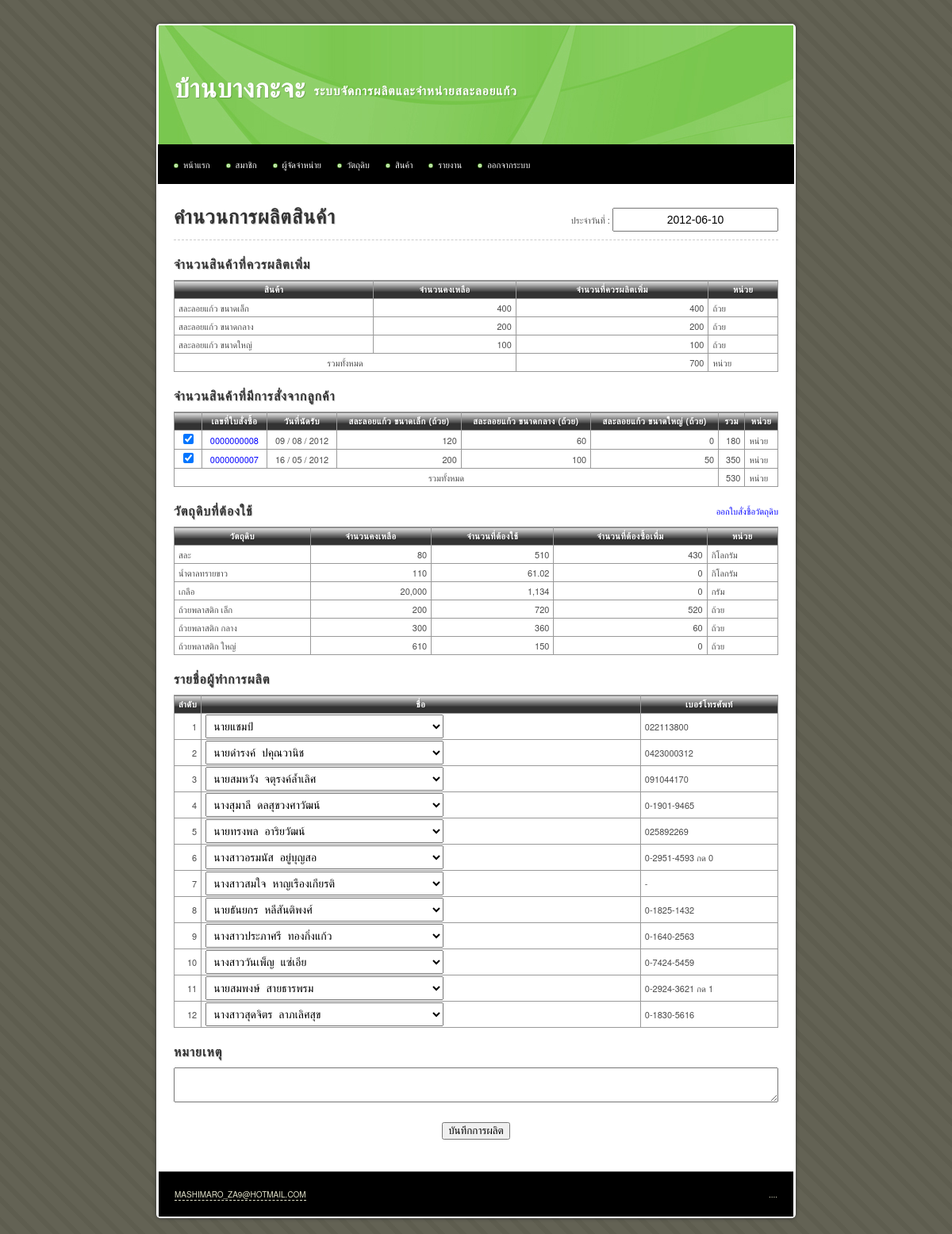
/main/production.php (signed in), run on the app's committed database.
### tables this page shows
CREATE TABLE IF NOT EXISTS `product` (
  `id` int(10) unsigned NOT NULL AUTO_INCREMENT,
  `name` varchar(255) NOT NULL,
  `description` text,
  `weight` int(10) NOT NULL,
  `unit` varchar(255) NOT NULL,
  `image` varchar(255) DEFAULT NULL,
  `manufacture_min` int(10) unsigned NOT NULL,
  `manufacture_max` int(10) unsigned NOT NULL,
  `stock_max` int(10) unsigned NOT NULL,
  `labour_min` int(10) unsigned NOT NULL,
  `order_min` int(10) unsigned NOT NULL,
  `unit_per_labour` int(10) unsigned NOT NULL,
  `total` int(10) unsigned NOT NULL DEFAULT '0',
  `price_retail` int(10) unsigned NOT NULL,
  `price_wholesale` int(10) unsigned NOT NULL,
  `date_create` datetime NOT NULL,
  `date_update` timestamp NOT NULL DEFAULT CURRENT_TIMESTAMP ON UPDATE CURRENT_TIMESTAMP,
  PRIMARY KEY (`id`)
);

CREATE TABLE IF NOT EXISTS `product_order` (
  `id` int(10) unsigned NOT NULL AUTO_INCREMENT,
  `orderer` varchar(255) NOT NULL,
  `tel` varchar(255) NOT NULL,
  `description` text,
  `is_receive` tinyint(1) unsigned NOT NULL DEFAULT '0' COMMENT '0 = ยังไม่ได้รับ, 1 = รับแล้ว',
  `is_produced` tinyint(1) unsigned NOT NULL DEFAULT '0' COMMENT '0 = ยังไม่ได้ผลิต, 1 = ผลิตแล้ว',
  `date_receive` date NOT NULL,
  `date_create` date NOT NULL,
  `date_update` timestamp NOT NULL DEFAULT CURRENT_TIMESTAMP ON UPDATE CURRENT_TIMESTAMP,
  PRIMARY KEY (`id`)
);

CREATE TABLE IF NOT EXISTS `member` (
  `id` int(10) unsigned NOT NULL AUTO_INCREMENT,
  `name` varchar(255) NOT NULL,
  `nickname` varchar(255) NOT NULL,
  `address` text,
  `tel` varchar(255) DEFAULT NULL,
  `image` varchar(255) DEFAULT NULL,
  `date_create` datetime DEFAULT NULL,
  `date_update` timestamp NOT NULL DEFAULT CURRENT_TIMESTAMP ON UPDATE CURRENT_TIMESTAMP,
  PRIMARY KEY (`id`)
);

### iic_tools/helpers/iic_utilities_helper.php (called while the page is built, shortened)
<?php
function change_date_format($date, $old_separator = "-", $old_format = 'y-m-d', $new_separator = " / ", $new_format = "d-m-y")
{
	@list($_old_format_path1, $_old_format_path2, $_old_format_path3) = explode('-', $old_format);
	@list($_date_path[$_old_format_path1], $_date_path[$_old_format_path2], $_date_path[$_old_format_path3]) = explode($old_separator, $date);
	@list($_new_format_path1, $_new_format_path2, $_new_format_path3) = explode('-', $new_format);
	$_new_date = $_date_path[$_new_format_path1].$new_separator.$_date_path[$_new_format_path2].$new_separator.$_date_path[$_new_format_path3];
	return $_new_date;
}
function zero_fill($length, $data)
{
	while(strlen($data) < $length)
	{
		$data = '0'.$data;
	}
	return $data;
}
function remove_comma($number, $decimal = 0)
{
	$_int		= 0;
	$_decimal	= '';
	if(count(explode (".", $number)) > 1)
	{
		list($_int, $_decimal) = explode (".", $number);
	}
	else
	{
		$_int = ($number == '') ? 0 : $number;
	}
	$_int = explode (',', $_int);
	$_int = implode ($_int);
	$_new_number = $_int.$_decimal;
	return $_new_number;
}
function add_comma($number, $decimal = 0)
{
	$_sign		= '';
	$_int		= 0;
	$_decimal	= '';
	if(count(explode (".", $number)) > 1)
	{
		list($_int, $_decimal) = explode (".", $number);
	}
	else
	{
		$_int = ($number == '') ? 0 : $number;
	}
	$_int = remove_comma($_int);
	if(($_decimal == '' && $decimal > 0) || ($_decimal != ''))
	{
		while(strlen ($_decimal) < 2)
		{
			$_decimal = '0'.$_decimal;
		}
		$_decimal = '.'.$_decimal;
	}
	else if(strlen($_decimal) > 0)
	{
		$_decimal = '.'.$_decimal;
	}
	if($_int < 0)
	{
		$_sign = '-';
		$_int = str_replace('-', '', $_int);
	}
	else
	{
		$_sign = '';
	}
	$_total_loop = (strlen($_int) > 3) ? floor(strlen($_int) / 3) : 0;
	for($_loop = $_total_loop; $_loop > 0; $_loop--)
	{
		$_length = (3 * $_loop) * -1;
		$_int = substr_replace($_int, ',', $_length, 0 );
	}
	$_new_number = $_sign.$_int.$_decimal;
	return $_new_number;
}

### main/production.php (the view, shortened to what this page needs)
<?php
require('../include/connect.php');
?>
<!DOCTYPE html PUBLIC "-//W3C//DTD XHTML 1.0 Transitional//EN" "http://www.w3.org/TR/xhtml1/DTD/xhtml1-transitional.dtd">
<html xmlns="http://www.w3.org/1999/xhtml">
<head>
<?php include ("inc.css.php") ?>
</head>
<body>
<div id="container">
	<?php include ("inc.header.php") ?>
	<div id="content">
        <form method="post" action="production_log_create.php">
        <p class="float_r" style="margin-bottom: 0">ประจำวันที่ : <input type="text" id="production_date" name="production_date" value="<?php echo date('Y-m-d') ?>" size="8" class="center" style="max-width:195px;min-width: 195px;width:195px;" /></p>
		<h1>คำนวนการผลิตสินค้า</h1>
		<hr />
		<div id="product_stock">
			<h3>จำนวนสินค้าที่ควรผลิตเพิ่ม</h3>
			<table>
                <thead>
    				<tr>
    					<th scope="col">สินค้า</th>
    					<th scope="col">จำนวนคงเหลือ</th>
    					<th scope="col">จำนวนที่ควรผลิตเพิ่ม</th>
                        <th scope="col">หน่วย</th>
    				</tr>
                </thead>
                <tbody>
    				<?php
    				$total_produced_qty = array();
    				$total_produced_weight = array();
					$total_restock = 0;
    				$sql = 'SELECT * FROM product';
    				$query = mysql_query($sql) or die(mysql_error());
    				while($data = mysql_fetch_array($query)):
						$sql = 'SELECT SUM(quantity) AS total
								FROM product_stock
								WHERE id_product = '.$data['id'];
						$result = mysql_query($sql) or die(mysql_error());
						$product_stock_data = mysql_fetch_assoc($result);
						$product_stock_qty = $product_stock_data['total'];
                        $restock_qty = $data['stock_max'] - $data['total'];
						$total_restock += $restock_qty;
						$total_produced_qty[$data['id']] = $restock_qty;
						$total_produced_weight[$data['id']] = $restock_qty * $data['weight'];
    				?>
    				<tr>
    					<td><?php echo $data['name'] ?></td>
    					<td class="right"><?php echo add_comma($product_stock_qty) ?></td>
    					<td class="right"><?php echo add_comma($restock_qty) ?></td>
    					<td><?php echo $data['unit'] ?></td>
    				</tr>
    				<?php endwhile ?>
				</tbody>
                <tfoot>
                    <tr>
                        <td class="center" colspan="2">รวมทั้งหมด</td>
                        <td class="right"><?php echo add_comma($total_restock) ?></td>
                        <td>หน่วย</td>
                    </tr>
                </tfoot>
			</table>
			<h3>จำนวนสินค้าที่มีการสั่งจากลูกค้า</h3>
			<table>
                <thead>
    				<tr>
    					<th scope="col"></th>
    					<th scope="col">เลขที่ใบสั่งซื้อ</th>
    					<th scope="col">วันที่นัดรับ</th>
    					<?php
    					$query = 'SELECT name, unit FROM product';
    					$result = mysql_query($query) or die(mysql_error());
						while($product = mysql_fetch_assoc($result)):
						?>
    					<th scope="col"><?php echo $product['name'] ?> (<?php echo $product['unit'] ?>)</th>
    					<?php endwhile  ?>
    					<th scope="col">รวม</th>
                        <th scope="col">หน่วย</th>
    				</tr>
                </thead>
                <tbody>
				<?php
				$total_ordered_product = 0;
				$sql = 'SELECT * FROM product_order ORDER BY id DESC';
				$result_order = mysql_query($sql) or die(mysql_error());
				while($order = mysql_fetch_assoc($result_order)):
                    $sql_order_item = 'SELECT *
                                  	   FROM product_order_item
                                  	   WHERE id_order = '.$order['id'];
                    $query_order_item = mysql_query($sql_order_item) or die(mysql_error());
                    while($data_order_item = mysql_fetch_assoc($query_order_item))
					{
						$order_item[$data_order_item['id_product']] = $data_order_item['quantity'];
					}
					$total_ordered_product += array_sum($order_item);
                ?>
    				<tr>
    					<td align="center"><input type="checkbox" name="id_order[]" checked="checked" value="<?php echo $order['id'] ?>" /></td>
    					<td align="center"><a target="_blank" href="product_order_read.php?id=<?php echo $order['id'] ?>"><?php echo zero_fill(10, $order['id']) ?></a></td>
    					<td align="center" nowrap="nowrap"><?php echo change_date_format($order['date_receive']) ?></td>
    					<?php
    					$query = 'SELECT id, name, weight FROM product';
    					$result = mysql_query($query) or die(mysql_error());
						?>
    					<?php while($product = mysql_fetch_assoc($result)): ?>
							<?php
							if(isset($order_item[$product['id']]))
							{
								$total_produced_weight[$data['id']] = $order_item[$product['id']] * $product['weight'];
								$total_produced_qty[$product['id']] += $order_item[$product['id']];
							}
							?>
                        <td class="right">
                        	<?php
                        	if(isset($order_item[$product['id']]))
                        	{
                        		echo add_comma($order_item[$product['id']]);
							}
                        	else
                        	{
                        		echo 0;
                        	}
                        	?>
                        </td>
                        <?php endwhile ?>
                        <td class="right"><?php echo add_comma(array_sum($order_item)) ?></td>
    					<td>หน่วย</td>
    				</tr>
				<?php endwhile ?>
				</tbody>
                <tfoot>
                    <tr>
                        <td class="center" colspan="6">รวมทั้งหมด</td>
                        <td class="right"><?php echo add_comma($total_ordered_product) ?></td>
                        <td>หน่วย</td>
                    </tr>
                </tfoot>
			</table>
			<a href="material_stock.php" class="float_r">ออกใบสั่งซื้อวัตถุดิบ</a>
			<h3>วัตถุดิบที่ต้องใช้</h3>
			<table>
				<thead>
					<tr>
						<th>วัตถุดิบ</th>
                        <th>จำนวนคงเหลือ</th>
						<th>จำนวนที่ต้องใช้</th>
                        <th>จำนวนที่ต้องซื้อเพื่ม</th>
						<th>หน่วย</th>
					</tr>
				</thead>
				<tbody>
                    <?php
                    $sql = 'SELECT
                                id_material as id,
                                name,
                                total,
                                unit
                            FROM product_material
                            LEFT JOIN material
                            ON product_material.id_material = material.id
                            GROUP BY id_material';
                    $query = mysql_query($sql);
                    while($material = mysql_fetch_array($query)):
                        $required_qty = 0;
                        $sql = 'SELECT id FROM product';
                        $result = mysql_query($sql) or die(mysql_error());
                        while($product = mysql_fetch_assoc($result))
                        {
                            $sql = 'SELECT quantity as qty
                                    FROM product_material
                                    WHERE
                                        id_product = '.$product['id'].'
                                        AND id_material = '.$material['id'];
                            $result_pm = mysql_query($sql) or die(mysql_error);
                            $data = mysql_fetch_assoc($result_pm);
                            $required_qty += $total_produced_qty[$product['id']] * $data['qty'];
                        }
                        $buy_qty = $required_qty - $material['total'];
                        $buy_qty = ($buy_qty > 0) ? $buy_qty : 0;
                    ?>
					<tr>
						<td><?php echo $material['name'] ?></td>
                        <td align="right"><?php echo add_comma($material['total']) ?></td>
						<td align="right"><?php echo add_comma($required_qty) ?></td>
                        <td align="right"><?php echo add_comma($buy_qty) ?></td>
						<td><?php echo $material['unit'] ?></td>
					</tr>
    				<?php endwhile ?>
				</tbody>
			</table>
            <h3>รายชื่อผู้ทำการผลิต</h3>
            <table>
                <thead>
                    <tr>
                        <th width="20">ลำดับ</th>
                        <th>ชื่อ</th>
                        <th>เบอร์โทรศัพท์</th>
                    </tr>
                </thead>
                <tbody>
                	<?php
	                $total_worker = round(array_sum($total_produced_weight) / 15000);
	                $query = 'SELECT * FROM member';
	                $result_member = mysql_query($query);
	                $query = 'SELECT * FROM member LIMIT '.$total_worker;
	                $result = mysql_query($query);
	                $loop = 1;
	                while($member = mysql_fetch_assoc($result)):
	                ?>
	                    <tr>
	                        <td class="right"><?php echo $loop ?></td>
	                        <td>
	                            <select id="id_member_<?php echo $member['id'] ?>" name="id_member[]">
	                            <?php
	                            while($option = mysql_fetch_assoc($result_member))
	                            {
	                                $selected = ($option['id'] == $member['id']) ? 'selected="selected"' : '';
	                                echo '<option value="'.$option['id'].'" '.$selected.'>'.$option['name'].'</option>';
	                            }
	                            ?>
	                            </select>
	                        </td>
	                        <td><?php echo $member['tel'] ?></td>
	                    </tr>
	                <?php
	                $loop++;
	                endwhile
	                ?>
                </tbody>
            </table>
            <h3>หมายเหตุ</h3>
            <textarea name="description" style="width:750px"></textarea>
		</div>
			<p class="center">
				<input type="submit" name="submit" value="บันทึกการผลิต" />
			</p>
		</form>
	</div>
	<?php include ("inc.footer.php") ?>
</div>
</body>
</html>

### iic_tools/css/iic_layout.css (style rules this page uses)
html, body, div, span, applet, object, iframe, h1, h2, h3, h4, h5, h6, p, blockquote, pre, a, abbr, acronym, address, big, cite, code, del, dfn, em, font, img, ins, kbd, q, s, samp, small, strike, strong, sub, sup, tt, var, b, u, i, center, dl, dt, dd, ol, ul, li, fieldset, form, label, legend, table, caption, tbody, tfoot, thead, tr, th, td { margin:0; padding:0; border:0; outline:0; font-size:100%; vertical-align:baseline; background:transparent }
table { border-collapse:collapse; border-spacing:0 }
body { font: 14px/1.5 'Microsoft Sans Serif', 'Helvetica Neue', Arial, 'Liberation Sans', FreeSans, sans-serif }
hr { border:0 #ccc solid; border-top-width:1px; clear:both; height:0 }
h1 { font-size:25px }
h3 { font-size:21px }
p, dl, hr, h1, h2, h3, h4, h5, h6, h7, ol, ul, pre, table, address, fieldset { margin-bottom:20px }
form input[type=text], form input[type=password], form textarea, form select { padding: 5px; font-size: 14px; }
form input[type=submit], form input[type=reset], form input:not([type="checkbox"]):not([type="radio"]):not([type="file"]):not([type="text"]):not([type="password"]) { margin: 25px auto 0px auto; }
select option { padding: 2px; }

### iic_tools/css/iic_style.css (style rules this page uses)
.float_r { float: right; }
.center { text-align: center; }
.right { text-align: right; }
a:link { color: #00F; text-decoration: none; }
thead th { background-image: url(../img/bg_th.png); white-space: nowrap; }

### css/style.css (style rules this page uses)
body { margin: 30px 0px 20px 0px; padding: 0; background: #D7D7BD url(../images/img01.png) repeat; text-align: justify; line-height: 20px; font-size: 11px; color: #4C4C4C; }
h1, h2, h3, h4, h5, h6, th, b, strong { color: #333; letter-spacing: 1px; text-shadow: 1px 1px 1px rgba(0, 0, 0, 0.2); -moz-text-shadow: 1px 1px 1px rgba(0, 0, 0, 0.2); -webkit-text-shadow: 1px 1px 1px rgba(0, 0, 0, 0.2); }
hr { border-style: dashed; }
#container { background: #FFF; display: table; width: 800px; margin: auto; padding: 2px; border-radius: 5px; -moz-border-radius: 5px; -webkit-border-radius: 5px; box-shadow: 0px 0px 5px #333; -moz-box-shadow: 0px 0px 5px #333; -webkit-box-shadow: 0px 0px 5px #333; }
#content { background: #FFF; padding: 20px; }
#content h1 { margin-top: 10px; }
form input[type=text], form input[type=password], form textarea { min-width: 290px; }
form select { min-width: 300px; }
table { border: 1px solid #000; border-collapse: collapse; width: 100% }
table td, table th { padding: 1px 5px; border: 1px solid #999; border-collapse: collapse; }
table th { background-color: #333; border: 1px solid #999; color: #FFF; text-align: center; letter-spacing: 0.5px; }

### main/production.php (style rules this page uses)
#product_stock h3 { margin-bottom: 10px; font-size: medium; }

### data on the page
product: name "สละลอยแก้ว ขนาดเล็ก", product_stock_qty "400", stock_max "400", unit "ถ้วย", id "120", id "200"
product: name "สละลอยแก้ว ขนาดกลาง", product_stock_qty "200", stock_max "200", unit "ถ้วย", id "60", id "100"
product: name "สละลอยแก้ว ขนาดใหญ่", product_stock_qty "100", stock_max "100", unit "ถ้วย", add_comma($order_item[$product['id']]) "50"
product_order: id "0000000008", date_receive "09 / 08 / 2012", order_item "180"
product_order: id "0000000007", date_receive "16 / 05 / 2012", order_item "350"
member: tel "022113800"
member: tel "0423000312"
member: tel "091044170"
member: tel "0-1901-9465"
member: tel "025892269"
member: tel "0-2951-4593 กด 0"
member: tel "-"
member: tel "0-1825-1432"
member: tel "0-1640-2563"
member: tel "0-7424-5459"
member: tel "0-2924-3621 กด 1"
member: tel "0-1830-5616"

### other printed values
add_comma($total_restock) "700"
add_comma($total_ordered_product) "530"
$material['name'] "สละ"
add_comma($material['total']) "80"
add_comma($required_qty) "510"
add_comma($buy_qty) "430"
$material['unit'] "กิโลกรัม"
$material['name'] "น้ำตาลทรายขาว"
add_comma($material['total']) "110"
add_comma($required_qty) "61.02"
add_comma($buy_qty) "0"
$material['name'] "เกลือ"
add_comma($material['total']) "20,000"
add_comma($required_qty) "1,134"
$material['unit'] "กรัม"
